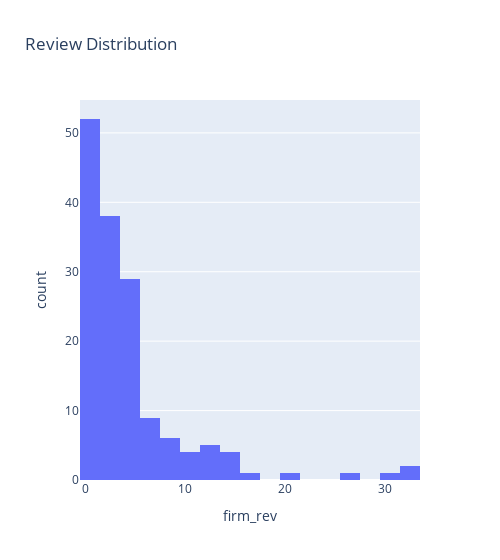

The notebook cell this image was saved under:
### Markdown cell above
From the chart above

* More than 100 firms has a star rating between 5.0 - 5.2
* 24 firms has a rating below
* Less than 5 firms has a rating between 1 - 4

### Code cell
px.histogram(all_df, 'firm_rev', width=500, title='Review Distribution')

### Figure 1 — Plotly figure (JSON) as saved in the notebook; plotly's stock layout.template omitted (floating-point values rounded to 4 significant figures; data arrays with more than 128 entries replaced by an {"elided": "..."} marker saying what was removed)
{"data": [{"alignmentgroup": "True", "bingroup": "x", "hovertemplate": "firm_rev=%{x}<br>count=%{y}<extra></extra>", "legendgroup": "", "marker": {"color": "#636efa", "pattern": {"shape": ""}}, "name": "", "offsetgroup": "", "orientation": "v", "showlegend": false, "type": "histogram", "x": {"elided": "153 int values"}, "xaxis": "x", "yaxis": "y"}], "layout": {"barmode": "relative", "legend": {"tracegroupgap": 0}, "title": {"text": "Review Distribution"}, "width": 500, "xaxis": {"anchor": "y", "domain": [0, 1], "title": {"text": "firm_rev"}}, "yaxis": {"anchor": "x", "domain": [0, 1], "title": {"text": "count"}}}}
